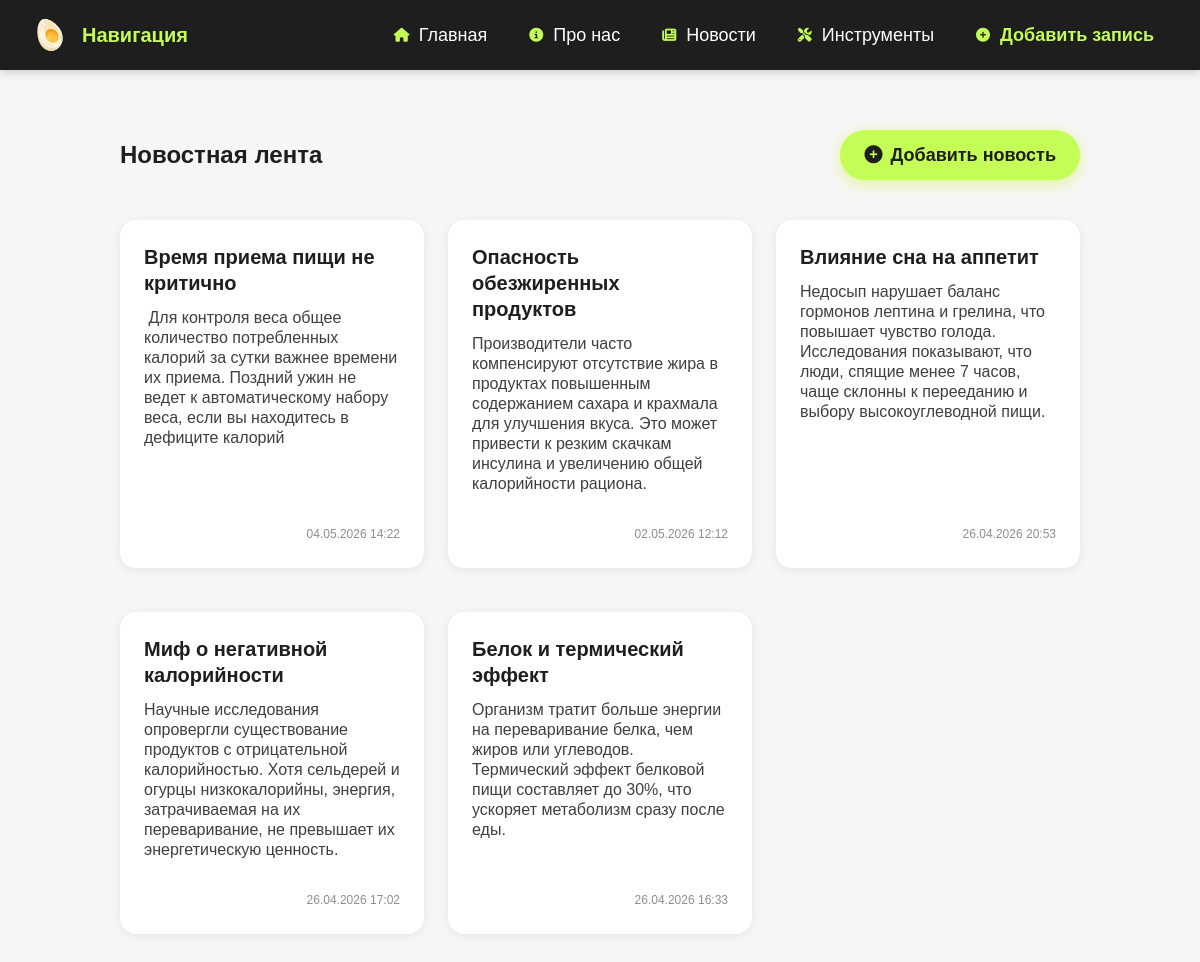
Page /news/ on the committed database.
### news/models.py (models this page shows, shortened)
class Article(models.Model):
    title = models.CharField('Название', max_length=50, default='-')
    full_text = models.TextField('Статья')
    date = models.DateTimeField('Дата выпуска')
    class Meta:
        verbose_name = 'Новость'
        verbose_name_plural = 'Новости'

### news/views.py (the view)
# urls.py: path('', views.news_home, name='news_home'),
def news_home(request):
    news = Article.objects.order_by('-date') # сортировка по убыванию
    return render(request, 'news/news_home.html', {'news': news})

### news/templates/news/news_home.html (shortened to what this page needs)
{% extends 'main/layout.html' %}
{% block content %}
<div class="news-page-container">
  <div class="news-header">
    <h1>Новостная лента</h1>
    <a href="{% url 'create' %}" class="add-news-btn">
      <i class="fas fa-plus-circle"></i>
      <span>Добавить новость</span>
    </a>
  </div>
  {% if news %}
    <div class="news-grid">
      {% for n in news %}
        <div class="news-card">
          <h3 class="news-card__title">{{ n.title }}</h3>
          <p class="news-card__text">{{ n.full_text }}</p>
          <div class="news-card__date">{{ n.date|date:"d.m.Y H:i" }}</div>
        </div>
      {% endfor %}
    </div>
  {% else %}
    <div class="no-news">
      <p>На сайте в текущий момент отсутствуют новости</p>
    </div>
  {% endif %}
</div>
{% endblock %}

### main/static/main/css/ui-kit.css (style rules this page uses)
:root { --overlays-default: rgb(0 0 0 / 20%); --white-opacity-12: rgb(255 255 255 / 12%); --white-opacity-16: rgb(255 255 255 / 16%); --white-opacity-50: rgb(255 255 255 / 50%); }
:root { --font-family: "Onest Variable", sans-serif; --height-2xl: 30px; --height-2xs: 14px; --height-sm: 20px; --height-xl: 26px; --height-xs: 20px; --height-md: 26px; --size-2xl: 24px; --size-2xs: 10px; --size-3xl: 28px; --size-xl: 20px; --size-xs: 12px; --size-sm: 16px; --size-md: 18px; --size-lg: 20px; --font-h100: 500 var(--size-sm) / var(--height-xs) var(--font-family); --font-h150: 700 var(--size-sm) / var(--height-sm) var(--font-family); --font-h300: 500 var(--size-md) / var(--height-md) var(--font-family); --font-h350: 700 var(--size-md) / var(--height-md) var(--font-family); --font-h400: 700 var(--size-lg) / var(--height-md) var(--font-family); --font-h550: 700 var(--size-xl) / var(--height-xl) var(--font-family); --font-h700: 700 var(--size-2xl) / var(--height-2xl) var(--font-family); --font-h800: 700 var(--size-3xl) / var(--height-2xl) var(--font-family); --font-h900: 700 32px / 32px var(--font-family); --font-h950: 700 56px / 56px var(--font-family); --font-p100: 400 var(--size-xs) / var(--height-xs) var(--font-family); --font-p200: 400 var(--size-sm) / var(--height-sm) var(--font-family); --font-p700: 400 var(--size-md) / var(--height-md) var(--font-family); --font-p720: 400 var(--size-md) / var(--height-sm) var(--font-family); --font-c100: 700 var(--size-2xs) / var(--height-2xs) var(--font-family); --brand-black: rgb(30 30 30); --brand-gray: rgb(235 235 235); --brand-lime: rgb(195 253 86); --brand-violet: rgb(74 72 233); --brand-white: rgb(250 250 250); --brand-danger: rgb(255 24 24); --brand-clear-white: rgb(255 255 255); --black-opacity-8: rgb(30 30 30 / 8%); --black-opacity-20: rgb(30 30 30 / 20%); --black-opacity-40: rgb(30 30 30 / 40%); --black-opacity-60: rgb(30 30 30 / 60%); --background-primary: #f6f6f6; --background-primary-elevated: rgb(255 255 255); --tariff-bg-color-start: rgb(172 196 255); --tariff-bg-color-pro: var(--brand-lime); --tariff-bg-color-max: var(--brand-violet); --stickers-green: rgb(137 210 0); --stickers-orange: rgb(255 136 0); --stickers-purple: var(--brand-violet); --radius-sm: 8px; --radius-md: 12px; --radius-lg: 16px; --radius-xl: 20px; --radius-full: 9999px; --shadow-menu: 0 12px 44px 0 rgb(0 0 0 / 25%); }
*, *::before, *::after { box-sizing: border-box; }
body { margin: 0; font-family: var(--font-family); color: var(--brand-black); background: var(--background-primary); -webkit-font-smoothing: antialiased; -webkit-tap-highlight-color: transparent; scroll-behavior: smooth; }
.news-card { background: rgb(255 255 255) !important; border-radius: 16px !important; padding: 24px !important; margin: 0 auto 20px auto !important; max-width: 800px !important; box-shadow: 0 2px 8px rgb(30 30 30 / 8%) !important; color: rgb(30 30 30) !important; font-family: "Onest Variable", sans-serif !important; text-align: left !important; display: flex !important; flex-direction: column !important; }
.news-card__title { font: 700 20px / 26px "Onest Variable", sans-serif !important; color: rgb(30 30 30) !important; margin: 0 0 12px 0 !important; text-align: left !important; }
.news-card__text { font: 400 16px / 20px "Onest Variable", sans-serif !important; color: rgb(30 30 30) !important; opacity: 0.85; line-height: 1.5; margin: 0 0 20px 0 !important; text-align: left !important; flex: 1; }
.news-card__date { font: 400 12px / 20px "Onest Variable", sans-serif !important; color: rgb(30 30 30) !important; opacity: 0.5; text-align: right !important; padding-top: 10px; }

### main/static/main/css/main.css (style rules this page uses)
body { background: var(--background-primary); color: var(--brand-black); font-family: var(--font-family); -webkit-font-smoothing: antialiased; margin: 0; }

### rows in the picture
Article: title "Время приема пищи не критично", full_text "Для контроля веса общее количество потребленных калорий за сутки важнее времени их приема. Поздний ужин не ведет к автоматическому набору веса, если вы находитесь в дефиците калорий", date "04.05.2026 14:22"
Article: title "Опасность обезжиренных продуктов", full_text "Производители часто компенсируют отсутствие жира в продуктах повышенным содержанием сахара и крахмала для улучшения вкуса. Это может привести к резким скачкам инсулина и увеличению общей калорийности рациона.", date "02.05.2026 12:12"
Article: title "Влияние сна на аппетит", full_text "Недосып нарушает баланс гормонов лептина и грелина, что повышает чувство голода. Исследования показывают, что люди, спящие менее 7 часов, чаще склонны к перееданию и выбору высокоуглеводной пищи.", date "26.04.2026 20:53"
Article: title "Миф о негативной калорийности", full_text "Научные исследования опровергли существование продуктов с отрицательной калорийностью. Хотя сельдерей и огурцы низкокалорийны, энергия, затрачиваемая на их переваривание, не превышает их энергетическую ценность.", date "26.04.2026 17:02"
Article: title "Белок и термический эффект", full_text "Организм тратит больше энергии на переваривание белка, чем жиров или углеводов. Термический эффект белковой пищи составляет до 30%, что ускоряет метаболизм сразу после еды.", date "26.04.2026 16:33"
